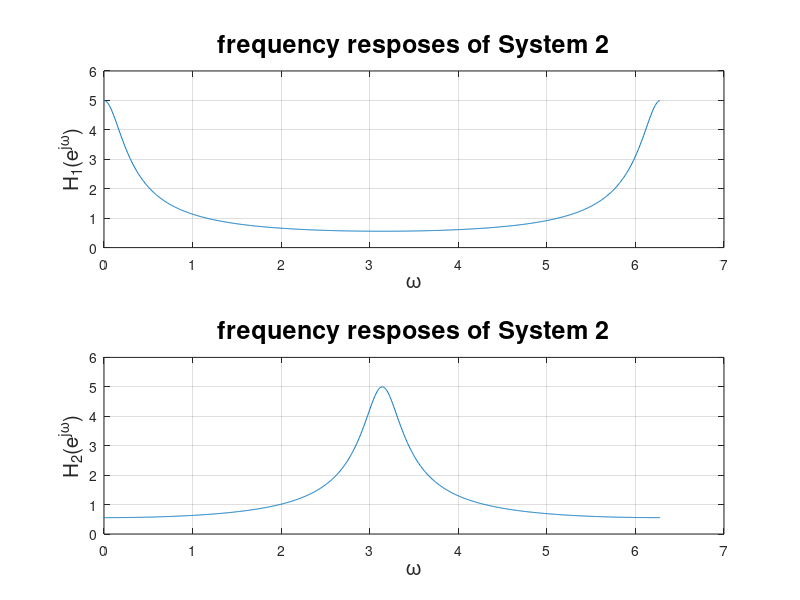
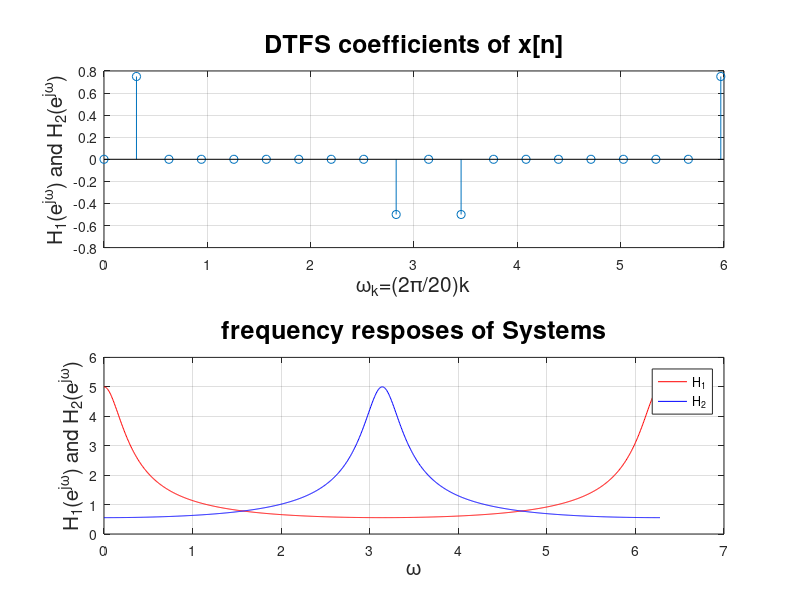
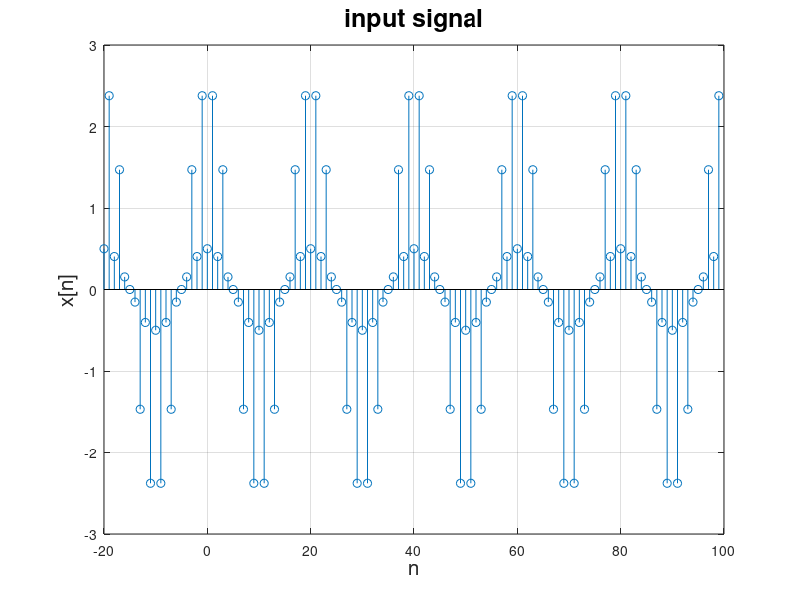
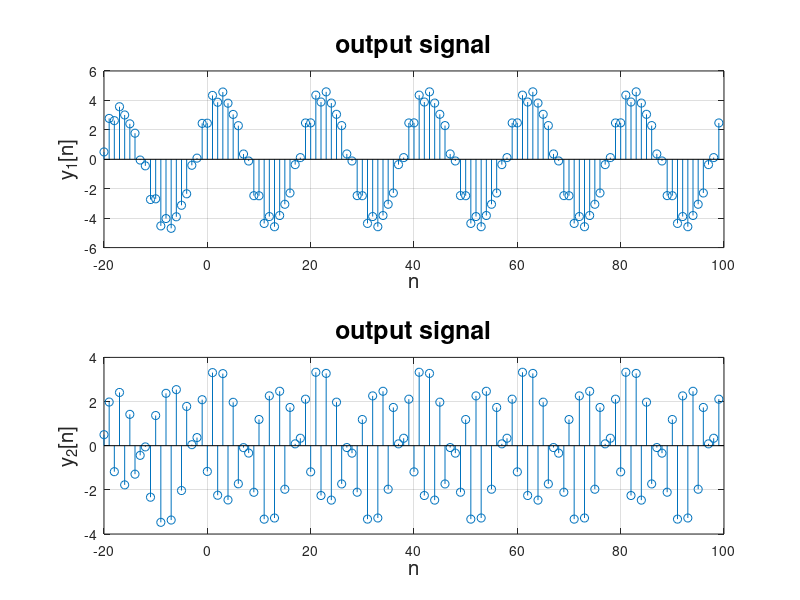

Here is the MATLAB script that generated these plots, in order:
%{
TODO:list

TODO:3.8 coding
note:Intermediate Problems
done:a
done:b
done:c
done:d
done:e
done:f

TODO:3.8 picture and writing
item:a
item:b
item:c
item:d
item:e
item:f


%}

%%%%3.8

clear;
close all;
clc;

%%% a)

%% System1: y[n] - 0.8y[n-1] = x[n];
%% System2: y[n] + 0.8y[n-1] = x[n];

a1 = [1 -0.8];
b1 = 1;

a2 = [1 0.8];
b2 = 1;

%%% b)

%% N = 1024
[H1, w1] = freqz(b1, a1, 1024, 'whole');

subplot(2, 1, 1), plot(w1, abs(H1));
xlabel('\omega','fontsize',15)
ylabel('H_1(e^{j\omega})','fontsize',15)
title('frequency resposes of System 2','FontSize',18)

grid on;

%% aprroach /pi, increasing, so system 1 is highpass filter

[H2, w2] = freqz(b2, a2, 1024, 'whole');
subplot(2, 1, 2), plot(w2, abs(H2))
grid on;
%% aprroach /pi, decreasing, so system 2 is lowpass filter

xlabel('\omega','fontsize',15)
ylabel('H_2(e^{j\omega})','fontsize',15)
title('frequency resposes of System 2','FontSize',18)


%%% c)

% shifting the negative value to another period
a_x = [0 3/4 0 0 0 0 0 0 0 -1/2 0 -1/2 0 0 0 0 0 0 0 3/4];

k = 0:19;

wk = 2 * pi / 20 * k;
figure(2)
subplot(2,1,1),stem(wk, a_x);
grid on;
xlabel('\omega_k=(2\pi/20)k','fontsize',15)
ylabel('H_1(e^{j\omega}) and H_2(e^{j\omega})','fontsize',15)
title('DTFS coefficients of x[n]','FontSize',18)
subplot(2,1,2),plot(w1,abs(H1),'r-');
hold on;
plot(w2,abs(H2),'b-');
legend('H_1','H_2');
grid on;
xlabel('\omega','fontsize',15)
ylabel('H_1(e^{j\omega}) and H_2(e^{j\omega})','fontsize',15)
title('frequency resposes of Systems','FontSize',18)

%%% d)

% invert fft
x_20 = length(a_x) * ifft(a_x);
figure(3)

% repeat for (100+20)/20 = 6 period
x = [x_20 x_20 x_20 x_20 x_20 x_20];
stem(-20:99,x);
xlabel('n','fontsize',15);
ylabel('x[n]','fontsize',15);
title('input signal','fontsize',18)
grid on;
%%% e)

% using filter
y1 = filter(b1,a1,x);
y2 = filter(b2,a2,x);

figure(4)

subplot(2,1,1),stem(-20:99,y1);
xlabel('n','fontsize',15);
ylabel('y_1[n]','fontsize',15);
title('output signal','fontsize',18)
grid on;

subplot(2,1,2),stem(-20:99,y2);
xlabel('n','fontsize',15);
ylabel('y_2[n]','fontsize',15);
title('output signal','fontsize',18)
grid on;

%%% f)

% take the value on n = 0:19
% y1(1) = y1[-20] ==> y1(21) = y1[0]
y1_20 = y1(21:40);
y2_20 = y2(21:40);

% using fft
a_y1 = fft(y1_20)/length(y1_20);
a_y2 = fft(y2_20)/length(y2_20);

figure(5)


y1_20=y1(1:20);
y2_20=y2(1:20);
a_y1=fft(y1_20)/20;
a_y2=fft(y2_20)/20;
subplot(2,1,1),stem(-10:9,fftshift(abs(a_y1))),grid on,xlabel('k'),ylabel('a_{y_1}');
title('DTFS coefficients of y_1','fontsize',18)
subplot(2,1,2),stem(-10:9,fftshift(abs(a_y2))),grid on,xlabel('k'),ylabel('a_{y_2}');
title('DTFS coefficients of y_2','fontsize',18)
